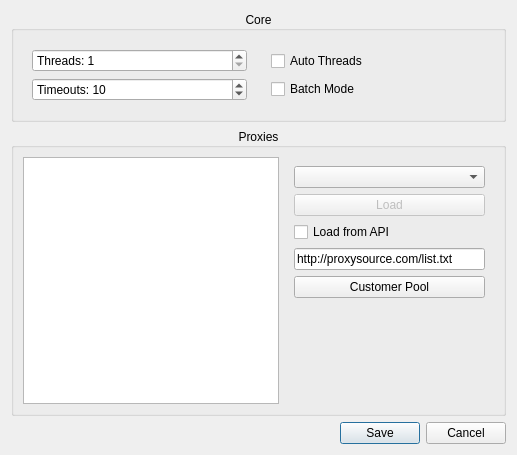
<?xml version="1.0" encoding="UTF-8"?>
<ui version="4.0">
 <class>Settings</class>
 <widget class="QDialog" name="Settings">
  <property name="geometry">
   <rect>
    <x>0</x>
    <y>0</y>
    <width>517</width>
    <height>455</height>
   </rect>
  </property>
  <property name="windowTitle">
   <string>Settings</string>
  </property>
  <layout class="QVBoxLayout" name="verticalLayout">
   <item>
    <widget class="QGroupBox" name="groupBox_4">
     <property name="title">
      <string>Core</string>
     </property>
     <property name="alignment">
      <set>Qt::AlignCenter</set>
     </property>
     <layout class="QHBoxLayout" name="horizontalLayout">
      <item>
       <widget class="QWidget" name="widget_2" native="true">
        <layout class="QVBoxLayout" name="verticalLayout_4">
         <item>
          <widget class="QSpinBox" name="threadsSpinbox">
           <property name="mouseTracking">
            <bool>true</bool>
           </property>
           <property name="toolTip">
            <string>Set your Threads</string>
           </property>
           <property name="suffix">
            <string/>
           </property>
           <property name="prefix">
            <string>Threads: </string>
           </property>
           <property name="minimum">
            <number>1</number>
           </property>
           <property name="maximum">
            <number>500</number>
           </property>
          </widget>
         </item>
         <item>
          <widget class="QSpinBox" name="timeoutsSpinbox">
           <property name="mouseTracking">
            <bool>true</bool>
           </property>
           <property name="toolTip">
            <string>Set your Threads</string>
           </property>
           <property name="suffix">
            <string/>
           </property>
           <property name="prefix">
            <string>Timeouts: </string>
           </property>
           <property name="minimum">
            <number>5</number>
           </property>
           <property name="maximum">
            <number>20</number>
           </property>
           <property name="value">
            <number>10</number>
           </property>
          </widget>
         </item>
        </layout>
       </widget>
      </item>
      <item>
       <widget class="QWidget" name="widget_3" native="true">
        <layout class="QVBoxLayout" name="verticalLayout_3">
         <item>
          <widget class="QCheckBox" name="autoThreadsCheckBox">
           <property name="text">
            <string>Auto Threads</string>
           </property>
          </widget>
         </item>
         <item>
          <widget class="QCheckBox" name="batchModeCheckBox">
           <property name="text">
            <string>Batch Mode</string>
           </property>
          </widget>
         </item>
        </layout>
       </widget>
      </item>
     </layout>
    </widget>
   </item>
   <item>
    <widget class="QGroupBox" name="groupBox">
     <property name="title">
      <string>Proxies</string>
     </property>
     <property name="alignment">
      <set>Qt::AlignCenter</set>
     </property>
     <layout class="QHBoxLayout" name="horizontalLayout_2">
      <item>
       <widget class="QPlainTextEdit" name="proxiesTextbox"/>
      </item>
      <item>
       <widget class="QWidget" name="widget" native="true">
        <layout class="QVBoxLayout" name="verticalLayout_2">
         <item>
          <widget class="QComboBox" name="proxyTypeComboBox">
           <property name="placeholderText">
            <string>Proxy Type</string>
           </property>
           <item>
            <property name="text">
             <string>NONE</string>
            </property>
           </item>
           <item>
            <property name="text">
             <string>HTTP</string>
            </property>
           </item>
           <item>
            <property name="text">
             <string>SOCKS4</string>
            </property>
           </item>
           <item>
            <property name="text">
             <string>SOCKS5</string>
            </property>
           </item>
          </widget>
         </item>
         <item>
          <widget class="QPushButton" name="loadProxiesButton">
           <property name="enabled">
            <bool>false</bool>
           </property>
           <property name="text">
            <string>Load</string>
           </property>
          </widget>
         </item>
         <item>
          <widget class="QCheckBox" name="loadProxiesFromAPI">
           <property name="text">
            <string>Load from API</string>
           </property>
          </widget>
         </item>
         <item>
          <widget class="QLineEdit" name="lineEdit">
           <property name="text">
            <string>http://proxysource.com/list.txt</string>
           </property>
          </widget>
         </item>
         <item>
          <widget class="QPushButton" name="loadCustomerProxies">
           <property name="text">
            <string>Customer Pool</string>
           </property>
          </widget>
         </item>
         <item>
          <spacer name="verticalSpacer">
           <property name="orientation">
            <enum>Qt::Vertical</enum>
           </property>
           <property name="sizeHint" stdset="0">
            <size>
             <width>20</width>
             <height>40</height>
            </size>
           </property>
          </spacer>
         </item>
        </layout>
       </widget>
      </item>
     </layout>
    </widget>
   </item>
   <item>
    <widget class="QDialogButtonBox" name="buttonBox">
     <property name="orientation">
      <enum>Qt::Horizontal</enum>
     </property>
     <property name="standardButtons">
      <set>QDialogButtonBox::Cancel|QDialogButtonBox::Save</set>
     </property>
    </widget>
   </item>
  </layout>
 </widget>
 <resources/>
 <connections>
  <connection>
   <sender>buttonBox</sender>
   <signal>accepted()</signal>
   <receiver>Settings</receiver>
   <slot>accept()</slot>
   <hints>
    <hint type="sourcelabel">
     <x>248</x>
     <y>254</y>
    </hint>
    <hint type="destinationlabel">
     <x>157</x>
     <y>274</y>
    </hint>
   </hints>
  </connection>
  <connection>
   <sender>buttonBox</sender>
   <signal>rejected()</signal>
   <receiver>Settings</receiver>
   <slot>reject()</slot>
   <hints>
    <hint type="sourcelabel">
     <x>316</x>
     <y>260</y>
    </hint>
    <hint type="destinationlabel">
     <x>286</x>
     <y>274</y>
    </hint>
   </hints>
  </connection>
 </connections>
</ui>
